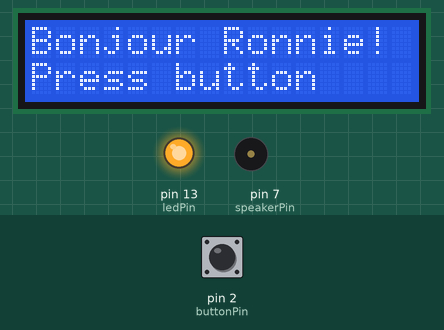
Simulated run of this sketch. Board: Arduino Uno, built with avr-gcc and run on an emulated ATmega328P. On the bench: 16×2 character LCD, output pins drawn as LEDs (lit = HIGH), buzzer (waves = sounding). The inputs (shaded band) are chosen by the test bench; at power-on: pin 2 (buttonPin) LOW.

Above: at 1.2 s.
1.3 s: pin 2 (buttonPin) pulled HIGH for 0.15 s
At 3.26 s:
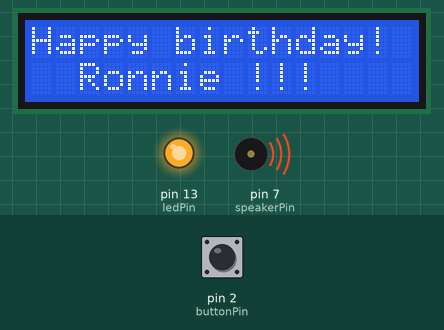
At 12.7 s:
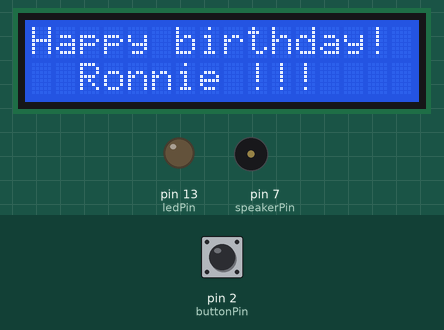
Timing chart, 0 to 13.0 s (numbered marks = the images above; inputs shaded):
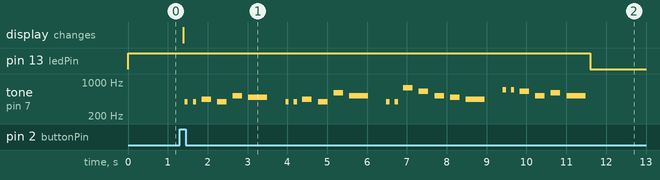

The sketch:

HappyBirthdayRonnie.ino
```cpp
#include <Wire.h>
#include <LiquidCrystal_I2C.h>

// Set the LCD address to 0x27 for a 16 chars and 2 line display
LiquidCrystal_I2C lcd(0x27, 16, 2);

// constants won't change. They're used here to set pin numbers:
const int buttonPin = 2;    // the number of the pushbutton pin
const int ledPin = 13;      // the number of the LED pin

// Variables will change:
int ledState = HIGH;         // the current state of the output pin
int buttonState;             // the current reading from the input pin
int lastButtonState = LOW;   // the previous reading from the input pin

// the following variables are unsigned longs because the time, measured in
// milliseconds, will quickly become a bigger number than can be stored in an int.
unsigned long lastDebounceTime = 0;  // the last time the output pin was toggled
unsigned long debounceDelay = 50;    // the debounce time; increase if the output flickers

int speakerPin = 7;

int length = 28; // the number of notes

char notes[] = "GGAGcB GGAGdc GGxecBA yyecdc";

int beats[] = { 2, 2, 8, 8, 8, 16, 1, 2, 2, 8, 8,8, 16, 1, 2,2,8,8,8,8,16, 1,2,2,8,8,8,16 };

int tempo = 150;

void playTone(int tone, int duration) {

  for (long i = 0; i < duration * 1000L; i += tone * 2) {
     digitalWrite(speakerPin, HIGH);
     delayMicroseconds(tone);
     digitalWrite(speakerPin, LOW);
     delayMicroseconds(tone);
  }
}

void playNote(char note, int duration) {

  char names[] = {'C', 'D', 'E', 'F', 'G', 'A', 'B',
                   'c', 'd', 'e', 'f', 'g', 'a', 'b',
                   'x', 'y' };

  int tones[] = { 1915, 1700, 1519, 1432, 1275, 1136, 1014,
                   956,  834,  765,  593,  468,  346,  224,
                   655 , 715 };

  int SPEE = 5;

  // play the tone corresponding to the note name

  for (int i = 0; i < 17; i++) {

     if (names[i] == note) {
      int newduration = duration/SPEE;
       playTone(tones[i], newduration);

     }

  }

}

void setup() {
  pinMode(buttonPin, INPUT);
  pinMode(ledPin, OUTPUT);
  pinMode(speakerPin, OUTPUT);
  // set initial LED state
  digitalWrite(ledPin, ledState);

  // initialize the LCD
  lcd.begin();

  // Turn on the blacklight and print a message.
  lcd.backlight();
  lcd.print("Bonjour Ronnie!");
  lcd.setCursor(0,1);
  lcd.print("Press button");
}

void loop() {
  // read the state of the switch into a local variable:
  int reading = digitalRead(buttonPin);

  // check to see if you just pressed the button
  // (i.e. the input went from LOW to HIGH), and you've waited long enough
  // since the last press to ignore any noise:

  // If the switch changed, due to noise or pressing:
  if (reading != lastButtonState) {
    // reset the debouncing timer
    lastDebounceTime = millis();
  }

  if ((millis() - lastDebounceTime) > debounceDelay) {
    // whatever the reading is at, it's been there for longer than the debounce
    // delay, so take it as the actual current state:

    // if the button state has changed:
    if (reading != buttonState) {
      buttonState = reading;

      // only toggle the LED if the new button state is HIGH
      if (buttonState == HIGH) {
        ledState = !ledState;
      lcd.setCursor(0,0);
      lcd.print("Happy birthday!");
      lcd.setCursor(0,1);
      lcd.print("  Ronnie !!!");
      for (int i = 0; i < length; i++) {

         if (notes[i] == ' ') {

           delay(beats[i] * tempo); // rest

         } else {

           playNote(notes[i], beats[i] * tempo);

         }

         // pause between notes
         delay(tempo);

      }
      }
    }
  }

  // set the LED:
  digitalWrite(ledPin, ledState);

  // save the reading. Next time through the loop, it'll be the lastButtonState:
  lastButtonState = reading;
}
```

Measured:
- after the input at 1.3 s, pin 13 (ledPin): HIGH → LOW after 10.3 s; tone on pin 7 (speakerPin): plays 391 Hz for 0.08 s, 391 Hz for 0.08 s, 439 Hz for 0.24 s, 391 Hz for 0.24 s, 521 Hz for 0.24 s, 491 Hz for 0.48 s … (25 notes in this stretch), starting after 0.12 s; the display: changes after 0.08 s (image 1)
